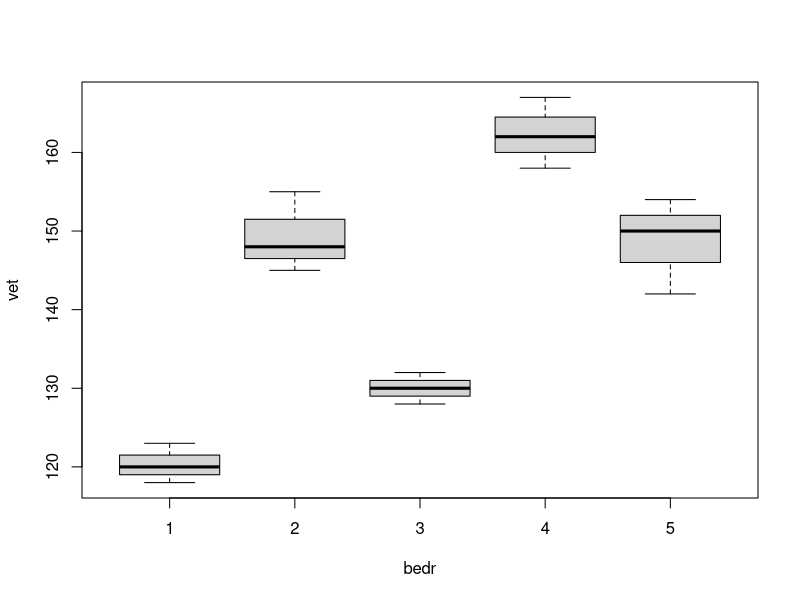

Here is the R script that generated this plot:
bedr<-c(1,2,3,4,5,1,2,3,4,5,1,2,3,4,5)
vet<-c(123,145,132,167,142,118,155,128,158,150,120,148,130,162,154)

bedr<-as.factor(bedr)
lm2<-lm(vet~bedr)

anova(lm2)

var_vet<-((843.8-18.9)/3)
var_vet
('das groot, te groot')

boxplot(vet~bedr)